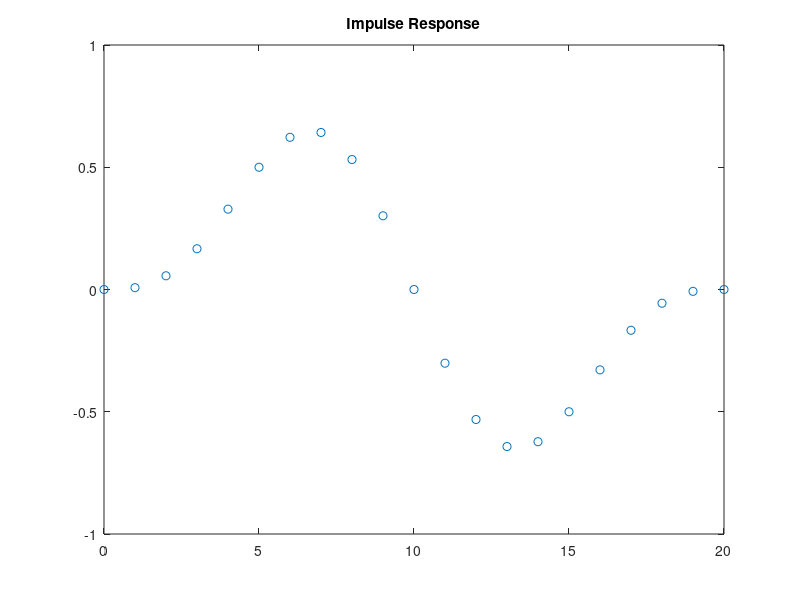
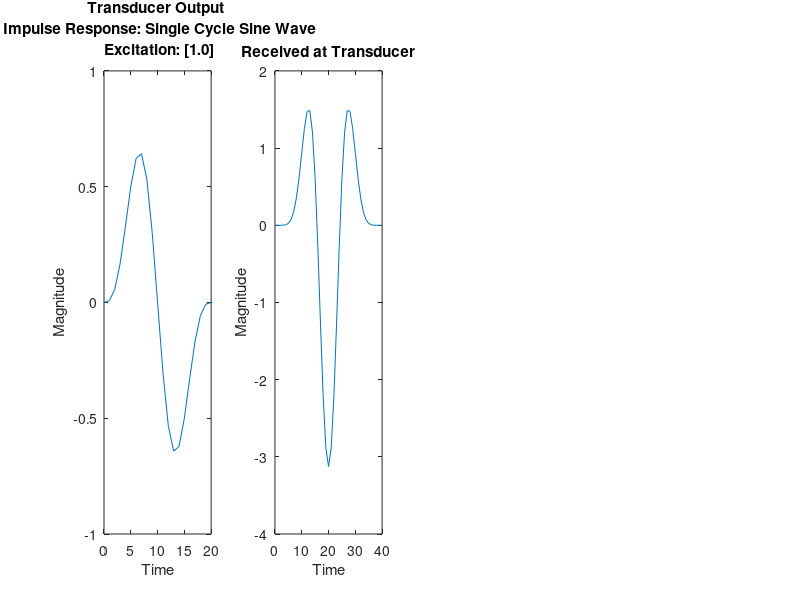

Write the MATLAB code that produced these figures, in order. (Note: this script raises an error after producing the figures.)
%% Simulate output of transducer array (1D)
% Set impulse response, excitation: see output of transducer
clear

%% Specify transducer impulse response and excitation
% We specify the values of two sequences at:
% t = 0, T_s, 2*T_s, 3*T_s where T_s is the period with which the
% transducer can change what it fires
% (we are limited to causual output in this framework)

% Impulse response of transducer on transmission (starting at t = 0)

lenImpResp = 20; % Period, in units of T_s (of impulse response)
hTx = sin(2*pi/(lenImpResp)*(0:lenImpResp)).*hanning(lenImpResp + 1)';

plotImp = 1;
if(plotImp == 1)
    figure
    plot(0:(numel(hTx) - 1), hTx,'o')
    title('Impulse Response')
end

% Excitation (starting at t = 0)%
%exc = [1 zeros(1,lenImpResp-1) 2];  % Space out code
%exc = [1 ones(1,lenImpResp-1) 2 2*ones(1,lenImpResp-1)];    % Repeat code
exc = 1;

%% Calculate transducer output
txOut = conv(hTx,exc);

%% Display transducer output
figure
subplot(1,4,1)
plot((1:numel(txOut)) - 1,txOut)

xlabel('Time')
ylabel('Magnitude')

% Show excitation as text below the graph
str = '';
for i = 1:length(exc)
    if (i == 1)
        str  = strcat(str, sprintf('\n Excitation: [%1.1f',exc(i)));  
    else
        str  = strcat(str, sprintf(',%1.1f',exc(i)));
    end
end
endstr = strcat(str, ']');
title(strcat(sprintf('Transducer Output \n Impulse Response: Single Cycle Sine Wave'),endstr))

%% Calculate signal received after going through impulse response again
hRc = hTx; % Specify impulse response on receive
rcvIn = conv(hRc, txOut);

% Plot received electrical signal
subplot(1,4,2)
plot((1:numel(rcvIn)) - 1,rcvIn)
title(sprintf('Received at Transducer'))
xlabel('Time')
ylabel('Magnitude')

%% Calculate decoded symbol
decodedSig = xcorr(exc,rcvIn);
subplot(1,4,3)
plot(decodedSig)
title(sprintf('Decoded Signal'))
xlabel('Time')
ylabel('Magnitude')

%% Calculate decoded symbol
absDec = abs(decodedSig);
subplot(1,4,4)
plot(absDec)
title(sprintf('Absolute Value Decoded Signal'))
xlabel('Time')
ylabel('Magnitude')